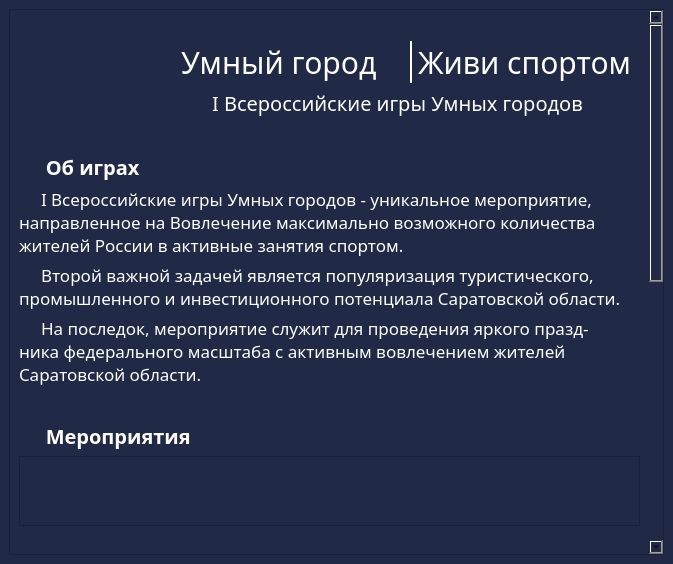
<?xml version="1.0" encoding="UTF-8"?>
<ui version="4.0">
 <class>MainWindow</class>
 <widget class="QMainWindow" name="MainWindow">
  <property name="geometry">
   <rect>
    <x>0</x>
    <y>0</y>
    <width>673</width>
    <height>564</height>
   </rect>
  </property>
  <property name="windowTitle">
   <string>Умный город: Живи спортом</string>
  </property>
  <property name="styleSheet">
   <string notr="true">background-color: #202A47; 
font-family: Lucida Sans Unicode;</string>
  </property>
  <widget class="QWidget" name="centralwidget">
   <layout class="QGridLayout" name="gridLayout">
    <item row="0" column="0">
     <widget class="QScrollArea" name="scrollArea">
      <property name="maximumSize">
       <size>
        <width>16777215</width>
        <height>16777215</height>
       </size>
      </property>
      <property name="widgetResizable">
       <bool>true</bool>
      </property>
      <widget class="QWidget" name="scrollAreaWidgetContents_2">
       <property name="geometry">
        <rect>
         <x>0</x>
         <y>0</y>
         <width>636</width>
         <height>1436</height>
        </rect>
       </property>
       <layout class="QVBoxLayout" name="verticalLayout_4">
        <item>
         <layout class="QHBoxLayout" name="horizontalLayout_3">
          <item>
           <widget class="QLabel" name="label">
            <property name="maximumSize">
             <size>
              <width>155</width>
              <height>16777215</height>
             </size>
            </property>
            <property name="text">
             <string/>
            </property>
            <property name="pixmap">
             <pixmap>../../../images/minsport.svg</pixmap>
            </property>
           </widget>
          </item>
          <item>
           <widget class="QLabel" name="label_2">
            <property name="maximumSize">
             <size>
              <width>150</width>
              <height>16777215</height>
             </size>
            </property>
            <property name="text">
             <string/>
            </property>
            <property name="pixmap">
             <pixmap>../../../images/minstroy.svg</pixmap>
            </property>
           </widget>
          </item>
          <item>
           <widget class="QLabel" name="label_7">
            <property name="maximumSize">
             <size>
              <width>150</width>
              <height>16777215</height>
             </size>
            </property>
            <property name="text">
             <string/>
            </property>
            <property name="pixmap">
             <pixmap>../../../images/saratov.svg</pixmap>
            </property>
           </widget>
          </item>
          <item>
           <widget class="QLabel" name="label_8">
            <property name="maximumSize">
             <size>
              <width>150</width>
              <height>16777215</height>
             </size>
            </property>
            <property name="text">
             <string/>
            </property>
            <property name="pixmap">
             <pixmap>../../../images/smartcity.svg</pixmap>
            </property>
           </widget>
          </item>
         </layout>
        </item>
        <item>
         <layout class="QHBoxLayout" name="horizontalLayout_2">
          <item>
           <widget class="QLabel" name="label_9">
            <property name="maximumSize">
             <size>
              <width>156</width>
              <height>16777215</height>
             </size>
            </property>
            <property name="text">
             <string/>
            </property>
            <property name="pixmap">
             <pixmap>../../../images/logo.svg</pixmap>
            </property>
           </widget>
          </item>
          <item>
           <layout class="QVBoxLayout" name="verticalLayout_2">
            <item>
             <layout class="QHBoxLayout" name="horizontalLayout">
              <item>
               <widget class="QLabel" name="label_10">
                <property name="styleSheet">
                 <string notr="true">font-size: 30px;
color: white;</string>
                </property>
                <property name="text">
                 <string>Умный город</string>
                </property>
               </widget>
              </item>
              <item>
               <widget class="QLabel" name="label_13">
                <property name="maximumSize">
                 <size>
                  <width>2</width>
                  <height>50</height>
                 </size>
                </property>
                <property name="styleSheet">
                 <string notr="true">background-color: white;</string>
                </property>
                <property name="text">
                 <string/>
                </property>
               </widget>
              </item>
              <item>
               <widget class="QLabel" name="label_11">
                <property name="styleSheet">
                 <string notr="true">font-size: 30px;
color: white;</string>
                </property>
                <property name="text">
                 <string>Живи спортом</string>
                </property>
               </widget>
              </item>
             </layout>
            </item>
            <item>
             <widget class="QLabel" name="label_12">
              <property name="styleSheet">
               <string notr="true">font-size: 20px;
color: white;</string>
              </property>
              <property name="text">
               <string>      I Всероссийские игры Умных городов</string>
              </property>
             </widget>
            </item>
           </layout>
          </item>
         </layout>
        </item>
        <item>
         <layout class="QVBoxLayout" name="verticalLayout">
          <item>
           <widget class="QLabel" name="label_3">
            <property name="maximumSize">
             <size>
              <width>600</width>
              <height>16777215</height>
             </size>
            </property>
            <property name="styleSheet">
             <string notr="true">font-weight: 600;
font-size: 20px;
color: white;
margin: 30 0 0;</string>
            </property>
            <property name="text">
             <string>    Об играх</string>
            </property>
           </widget>
          </item>
          <item>
           <widget class="QLabel" name="label_4">
            <property name="sizePolicy">
             <sizepolicy hsizetype="Preferred" vsizetype="Preferred">
              <horstretch>0</horstretch>
              <verstretch>0</verstretch>
             </sizepolicy>
            </property>
            <property name="maximumSize">
             <size>
              <width>600</width>
              <height>16777215</height>
             </size>
            </property>
            <property name="styleSheet">
             <string notr="true">font-size: 17px;
color: white;</string>
            </property>
            <property name="text">
             <string>     I Всероссийские игры Умных городов - уникальное мероприятие,
направленное на Вовлечение максимально возможного количества
жителей России в активные занятия спортом.</string>
            </property>
           </widget>
          </item>
          <item>
           <widget class="QLabel" name="label_5">
            <property name="maximumSize">
             <size>
              <width>609</width>
              <height>16777215</height>
             </size>
            </property>
            <property name="styleSheet">
             <string notr="true">font-size: 17px;
color: white;</string>
            </property>
            <property name="text">
             <string>     Второй важной задачей является популяризация туристического,
промышленного и инвестиционного потенциала Саратовской области.</string>
            </property>
           </widget>
          </item>
          <item>
           <widget class="QLabel" name="label_6">
            <property name="maximumSize">
             <size>
              <width>600</width>
              <height>16777215</height>
             </size>
            </property>
            <property name="styleSheet">
             <string notr="true">font-size: 17px;
color: white;</string>
            </property>
            <property name="text">
             <string>     На последок, мероприятие служит для проведения яркого празд-
ника федерального масштаба с активным вовлечением жителей
Саратовской области.</string>
            </property>
           </widget>
          </item>
         </layout>
        </item>
        <item>
         <layout class="QVBoxLayout" name="verticalLayout_3">
          <item>
           <widget class="QLabel" name="label_14">
            <property name="styleSheet">
             <string notr="true">font-weight: 600;
font-size: 20px;
color: white;
margin: 30 0 0;</string>
            </property>
            <property name="text">
             <string>    Мероприятия</string>
            </property>
           </widget>
          </item>
          <item>
           <widget class="QListView" name="listView">
            <property name="maximumSize">
             <size>
              <width>16777215</width>
              <height>500</height>
             </size>
            </property>
            <property name="styleSheet">
             <string notr="true">font-size: 17px;
color: white;</string>
            </property>
           </widget>
          </item>
         </layout>
        </item>
        <item>
         <layout class="QVBoxLayout" name="verticalLayout_5">
          <item>
           <widget class="QLabel" name="label_15">
            <property name="styleSheet">
             <string notr="true">font-weight: 600;
font-size: 20px;
color: white;
margin: 30 0 0;</string>
            </property>
            <property name="text">
             <string>     Галерея</string>
            </property>
           </widget>
          </item>
          <item>
           <layout class="QHBoxLayout" name="horizontalLayout_4">
            <item>
             <widget class="QLabel" name="label_16">
              <property name="maximumSize">
               <size>
                <width>200</width>
                <height>16777215</height>
               </size>
              </property>
              <property name="text">
               <string/>
              </property>
              <property name="pixmap">
               <pixmap>../../../images/Галерея 1.jpg</pixmap>
              </property>
             </widget>
            </item>
            <item>
             <widget class="QLabel" name="label_17">
              <property name="maximumSize">
               <size>
                <width>200</width>
                <height>16777215</height>
               </size>
              </property>
              <property name="text">
               <string/>
              </property>
              <property name="pixmap">
               <pixmap>../../../images/Галерея 2.jpg</pixmap>
              </property>
             </widget>
            </item>
            <item>
             <widget class="QLabel" name="label_18">
              <property name="maximumSize">
               <size>
                <width>200</width>
                <height>16777215</height>
               </size>
              </property>
              <property name="text">
               <string/>
              </property>
              <property name="pixmap">
               <pixmap>../../../images/Галерея 3.jpg</pixmap>
              </property>
             </widget>
            </item>
           </layout>
          </item>
          <item>
           <widget class="QPushButton" name="pushButton">
            <property name="maximumSize">
             <size>
              <width>700</width>
              <height>16777215</height>
             </size>
            </property>
            <property name="styleSheet">
             <string notr="true">QPushButton {
	color: white;
	background-color: #636880;
	font-size: 18px;
	font-weight: 500;
	border: 1px solid white;
	border-radius: 10px;
	margin: 20 200 0;
}
QPushButton:hover {
	color: #636880;
	background-color: white;
}</string>
            </property>
            <property name="text">
             <string>Смотреть все фото</string>
            </property>
           </widget>
          </item>
         </layout>
        </item>
        <item>
         <layout class="QVBoxLayout" name="verticalLayout_7">
          <item>
           <layout class="QVBoxLayout" name="verticalLayout_6">
            <item>
             <widget class="QLabel" name="label_19">
              <property name="styleSheet">
               <string notr="true">font-weight: 600;
font-size: 20px;
color: white;
margin: 30 0 0;</string>
              </property>
              <property name="text">
               <string>     Записаться</string>
              </property>
             </widget>
            </item>
            <item>
             <layout class="QHBoxLayout" name="horizontalLayout_5">
              <item>
               <widget class="QLabel" name="label_20">
                <property name="maximumSize">
                 <size>
                  <width>300</width>
                  <height>16777215</height>
                 </size>
                </property>
                <property name="styleSheet">
                 <string notr="true">font-size: 16px;
color: white;</string>
                </property>
                <property name="text">
                 <string>       ФИО:</string>
                </property>
               </widget>
              </item>
              <item>
               <widget class="QLineEdit" name="lineEdit">
                <property name="maximumSize">
                 <size>
                  <width>400</width>
                  <height>16777215</height>
                 </size>
                </property>
                <property name="styleSheet">
                 <string notr="true">margin: 5px 0 5px 5px;
color: white;
background-color: #4D5163;
font-size: 16px;
border: 1px solid white;
border-radius: 5px;
</string>
                </property>
               </widget>
              </item>
             </layout>
            </item>
            <item>
             <layout class="QHBoxLayout" name="horizontalLayout_6">
              <item>
               <widget class="QLabel" name="label_21">
                <property name="maximumSize">
                 <size>
                  <width>300</width>
                  <height>16777215</height>
                 </size>
                </property>
                <property name="styleSheet">
                 <string notr="true">font-size: 16px;
color: white;</string>
                </property>
                <property name="text">
                 <string>       Возраст:</string>
                </property>
               </widget>
              </item>
              <item>
               <widget class="QLineEdit" name="lineEdit_2">
                <property name="maximumSize">
                 <size>
                  <width>400</width>
                  <height>16777215</height>
                 </size>
                </property>
                <property name="styleSheet">
                 <string notr="true">margin: 5px 0 5px 5px;
color: white;
background-color: #4D5163;
font-size: 16px;
border: 1px solid white;
border-radius: 5px;</string>
                </property>
               </widget>
              </item>
             </layout>
            </item>
            <item>
             <layout class="QHBoxLayout" name="horizontalLayout_7">
              <item>
               <widget class="QLabel" name="label_22">
                <property name="maximumSize">
                 <size>
                  <width>300</width>
                  <height>16777215</height>
                 </size>
                </property>
                <property name="styleSheet">
                 <string notr="true">font-size: 16px;
color: white;</string>
                </property>
                <property name="text">
                 <string>       Пол:</string>
                </property>
               </widget>
              </item>
              <item>
               <widget class="QLineEdit" name="lineEdit_3">
                <property name="maximumSize">
                 <size>
                  <width>400</width>
                  <height>16777215</height>
                 </size>
                </property>
                <property name="styleSheet">
                 <string notr="true">margin: 5px 0 5px 5px;
color: white;
background-color: #4D5163;
font-size: 16px;
border: 1px solid white;
border-radius: 5px;</string>
                </property>
               </widget>
              </item>
             </layout>
            </item>
            <item>
             <layout class="QHBoxLayout" name="horizontalLayout_8">
              <item>
               <widget class="QLabel" name="label_23">
                <property name="maximumSize">
                 <size>
                  <width>300</width>
                  <height>16777215</height>
                 </size>
                </property>
                <property name="styleSheet">
                 <string notr="true">font-size: 16px;
color: white;</string>
                </property>
                <property name="text">
                 <string>       Адрес проживания:</string>
                </property>
               </widget>
              </item>
              <item>
               <widget class="QLineEdit" name="lineEdit_4">
                <property name="maximumSize">
                 <size>
                  <width>400</width>
                  <height>16777215</height>
                 </size>
                </property>
                <property name="styleSheet">
                 <string notr="true">margin: 5px 0 5px 5px;
color: white;
background-color: #4D5163;
font-size: 16px;
border: 1px solid white;
border-radius: 5px;</string>
                </property>
               </widget>
              </item>
             </layout>
            </item>
            <item>
             <layout class="QHBoxLayout" name="horizontalLayout_9">
              <item>
               <widget class="QLabel" name="label_24">
                <property name="maximumSize">
                 <size>
                  <width>300</width>
                  <height>16777215</height>
                 </size>
                </property>
                <property name="styleSheet">
                 <string notr="true">font-size: 16px;
color: white;</string>
                </property>
                <property name="text">
                 <string>       Номер телефона:</string>
                </property>
               </widget>
              </item>
              <item>
               <widget class="QLineEdit" name="lineEdit_5">
                <property name="maximumSize">
                 <size>
                  <width>400</width>
                  <height>16777215</height>
                 </size>
                </property>
                <property name="styleSheet">
                 <string notr="true">margin: 5px 0 5px 5px;
color: white;
background-color: #4D5163;
font-size: 16px;
border: 1px solid white;
border-radius: 5px;</string>
                </property>
               </widget>
              </item>
             </layout>
            </item>
            <item>
             <layout class="QHBoxLayout" name="horizontalLayout_10">
              <item>
               <widget class="QLabel" name="label_25">
                <property name="maximumSize">
                 <size>
                  <width>300</width>
                  <height>16777215</height>
                 </size>
                </property>
                <property name="styleSheet">
                 <string notr="true">font-size: 16px;
color: white;</string>
                </property>
                <property name="text">
                 <string>       Email:</string>
                </property>
               </widget>
              </item>
              <item>
               <widget class="QLineEdit" name="lineEdit_6">
                <property name="maximumSize">
                 <size>
                  <width>400</width>
                  <height>16777215</height>
                 </size>
                </property>
                <property name="styleSheet">
                 <string notr="true">margin: 5px 0 5px 5px;
color: white;
background-color: #4D5163;
font-size: 16px;
border: 1px solid white;
border-radius: 5px;</string>
                </property>
               </widget>
              </item>
             </layout>
            </item>
            <item>
             <layout class="QHBoxLayout" name="horizontalLayout_11">
              <item>
               <widget class="QLabel" name="label_26">
                <property name="maximumSize">
                 <size>
                  <width>230</width>
                  <height>16777215</height>
                 </size>
                </property>
                <property name="styleSheet">
                 <string notr="true">font-size: 16px;
color: white;</string>
                </property>
                <property name="text">
                 <string>       Выберите мероприятие:</string>
                </property>
               </widget>
              </item>
              <item>
               <widget class="QComboBox" name="comboBox">
                <property name="styleSheet">
                 <string notr="true">margin: 5px 0;
color: white;
background-color: #4D5163;
font-size: 16px;
border: 1px solid white;
border-radius: 5px;</string>
                </property>
                <property name="currentIndex">
                 <number>-1</number>
                </property>
                <property name="placeholderText">
                 <string>Выберите значение</string>
                </property>
                <item>
                 <property name="text">
                  <string>Волейбол</string>
                 </property>
                </item>
                <item>
                 <property name="text">
                  <string>Баскетбол</string>
                 </property>
                </item>
                <item>
                 <property name="text">
                  <string>Футбол</string>
                 </property>
                </item>
                <item>
                 <property name="text">
                  <string>Теннис</string>
                 </property>
                </item>
                <item>
                 <property name="text">
                  <string>Шахматы</string>
                 </property>
                </item>
                <item>
                 <property name="text">
                  <string>Забег</string>
                 </property>
                </item>
                <item>
                 <property name="text">
                  <string>Стратегические сессии</string>
                 </property>
                </item>
               </widget>
              </item>
             </layout>
            </item>
           </layout>
          </item>
          <item>
           <widget class="QPushButton" name="pushButton_2">
            <property name="styleSheet">
             <string notr="true">QPushButton {
	color: white;
	background-color: #636880;
	font-size: 18px;
	font-weight: 500;
	border: 1px solid white;
	border-radius: 10px;
	margin: 20 200 0;
}
QPushButton:hover {
	color: #636880;
	background-color: white;
}</string>
            </property>
            <property name="text">
             <string>Отправить</string>
            </property>
           </widget>
          </item>
         </layout>
        </item>
       </layout>
      </widget>
     </widget>
    </item>
   </layout>
  </widget>
 </widget>
 <resources>
  <include location="../../../resources.qrc"/>
 </resources>
 <connections/>
</ui>
